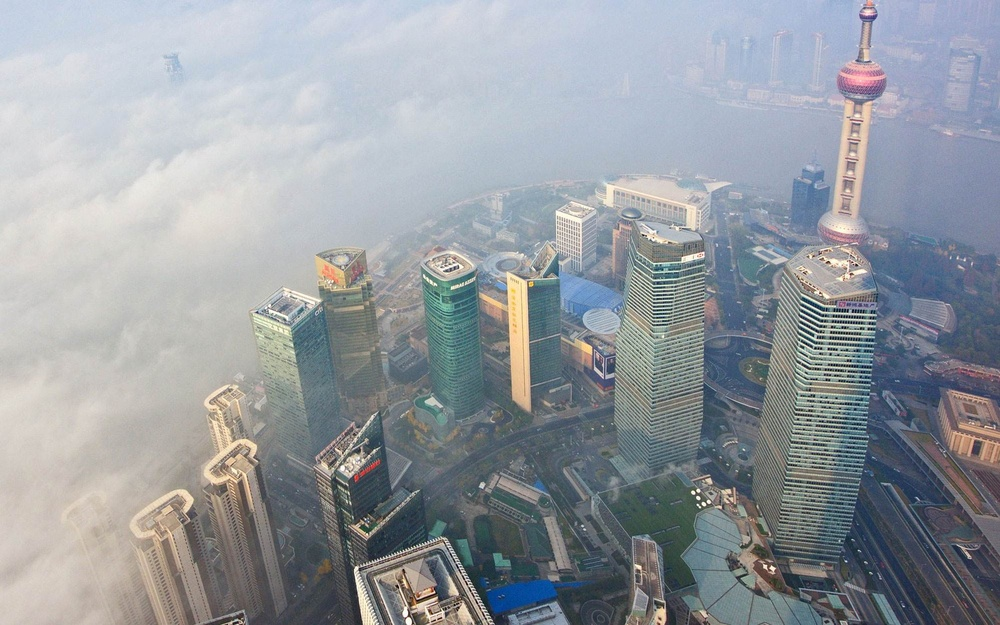
#> input picture images/shanghai.jpg, 1000 x 625 px, shrunk from 1996 x 1247 before the run
$ python 'dark _channel _defogging.py'
#> lines starting #> are read from the running program, lines starting #| are printed output that depends on the picture
'''
    author:@Liu
'''
import cv2 as cv
import numpy as np
import math
import matplotlib.pyplot as plt

image = cv.imread("./images/shanghai.jpg")
#> image is the input picture: shape (625, 1000, 3); mean B, G, R 160.3, 154.7, 149.5
m_raw, n_raw = image.shape[:2]
#> m_raw = 625; n_raw = 1000

def dark_channel_gray(mode, input):
    '''If mode is "a", the global atmospheric light intensity A can be solved.
    If mode is not "a",then the transmittance t can be solved.Here we refer
    to the two solutions defined by the dark channel.
    '''
#> called with mode = 'a'

    if mode == "a":
        gray = np.zeros((input.shape)).astype('uint8')
        for m in range(input.shape[0]):
            for n in range(input.shape[1]):
                gray[m, n, :] = min(input[m, n, :])
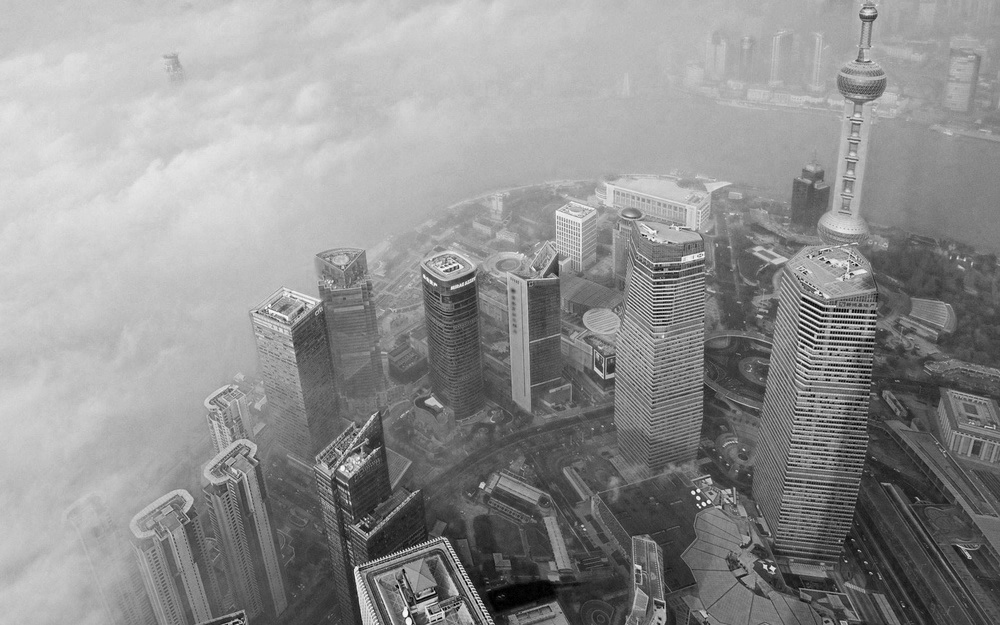
#> gray: shape (625, 1000, 3); min 0, max 255, mean 144.4
        return gray
    else:
        gray = np.zeros((input.shape)).astype('float64')
        for m in range(input.shape[0]):
            for n in range(input.shape[1]):
                gray[m, n, :] = min(input[m, n, :])
        return gray

def min_filter(input, kernel_size, stride):
#> called with kernel_size = 15, stride = 1
    input_copy = input.copy()
    m, n = input.shape[:2]
#> m = 625; n = 1000
    for i in range(0, m, stride):
        if i + kernel_size < m:
            for j in range(0, n, stride):
                if j + kernel_size < n:
                    input_copy[i + math.floor(kernel_size / 2), j + math.floor(kernel_size / 2), :] = np.min(input[i:i+kernel_size, j:j+kernel_size, :])
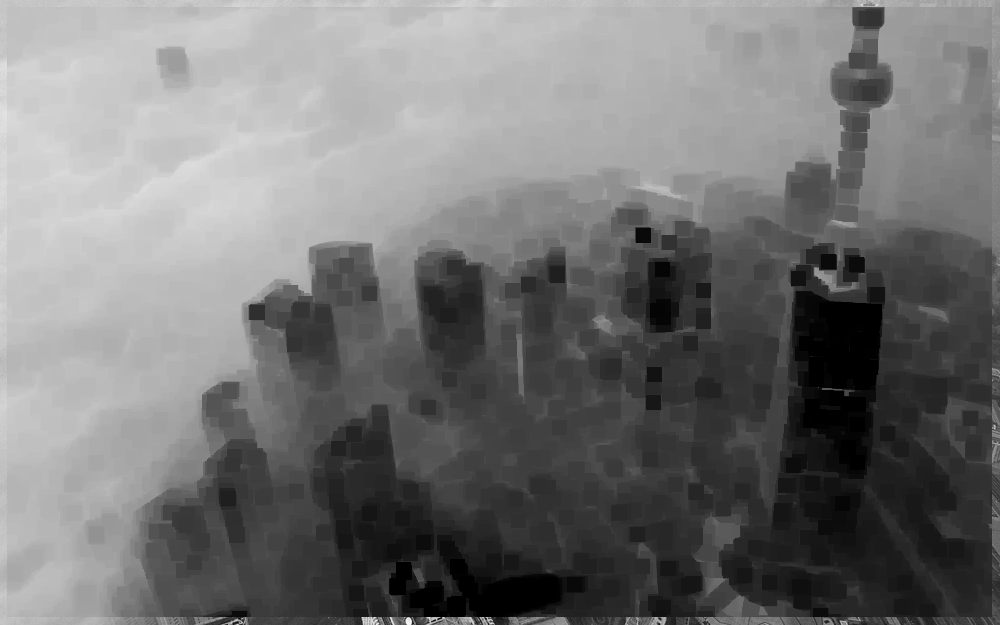
#> input_copy: shape (625, 1000, 3); min 0, max 251, mean 116.3

    return input_copy


gray = dark_channel_gray('a', image)
dark_channel = min_filter(gray, 15, 1)
pixel_num = math.floor((gray.shape[0] * gray.shape[1]) * 0.001)
#> pixel_num = 625

m_dark_c, n_dark_c = dark_channel.shape[:2]
#> m_dark_c = 625; n_dark_c = 1000
gray_hist = {}
for k in range(256):
    gray_hist.setdefault(k, 0)
for i in range(m_dark_c):
    for j in range(n_dark_c):
        gray_hist[dark_channel[i, j, 0]] += 1

s, index = 0.0, 0
gray_order = list(gray_hist.keys())
#> gray_order = 256 values from 0 to 255
gray_num = list(gray_hist.values())
for i in range(1, len(gray_num)):
    s += gray_num[-i]
    if s > pixel_num:
        index = i
        break
#> after the loop, s = 835

pixel_grate = gray_order[-index]
#> pixel_grate = 217

flag = False
A_index = []
for i in range(m_dark_c):
    for j in range(n_dark_c):
        if dark_channel[i, j, 0] >= pixel_grate:
            A_index.append([i, j])
            if len(A_index) > pixel_num:
                flag = True
                break
    if flag == True:
        break

sum_r, sum_g, sum_b = 0.0, 0.0, 0.0
for l in range(len(A_index)):
    sum_b += image[A_index[l][0], A_index[l][1], 0]
    sum_g += image[A_index[l][0], A_index[l][1], 1]
    sum_r += image[A_index[l][0], A_index[l][1], 2]
#> this loop made 626 passes
#> (sum_b, sum_g, sum_r) on passes 1 to 3: (248, 223, 221), (496, 459, 453), (724, 680, 671)
#> after the loop, sum_b = 140567; sum_g = 139505; sum_r = 139376

# solving A: global atmospheric light intensity
A_b, A_g, A_r = sum_b / len(A_index), sum_g / len(A_index), sum_r / len(A_index)
#> A_b = 224.5; A_g = 222.9; A_r = 222.6

image_A = image.copy()
image_A = image_A.astype('float64')
image_A[:, :, 0] = image_A[:, :, 0] / A_b
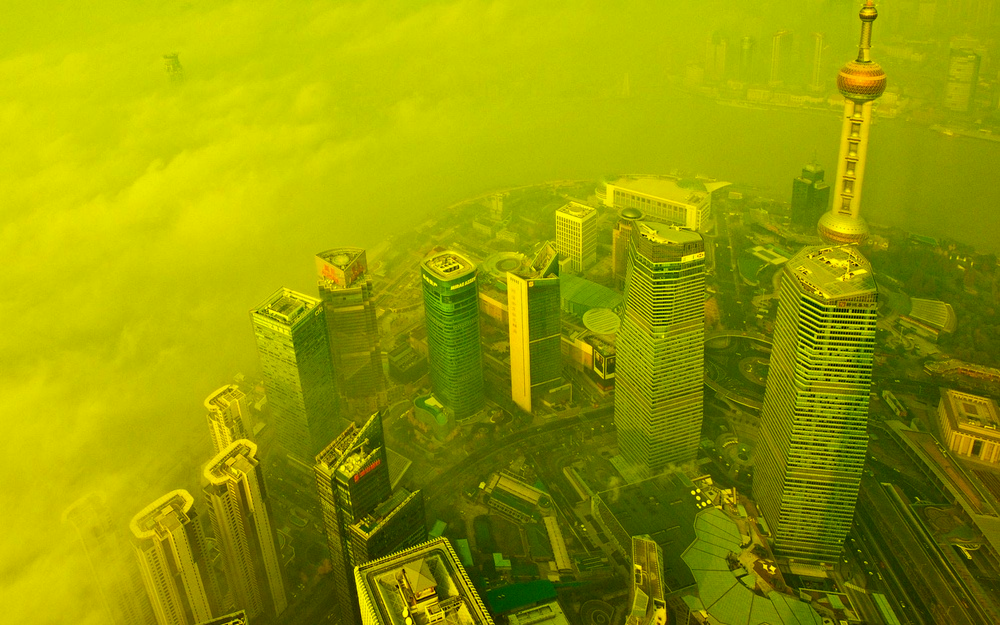
#> image_A: shape (625, 1000, 3) float64; mean B, G, R 0.7, 154.7, 149.5
image_A[:, :, 1] = image_A[:, :, 1] / A_g
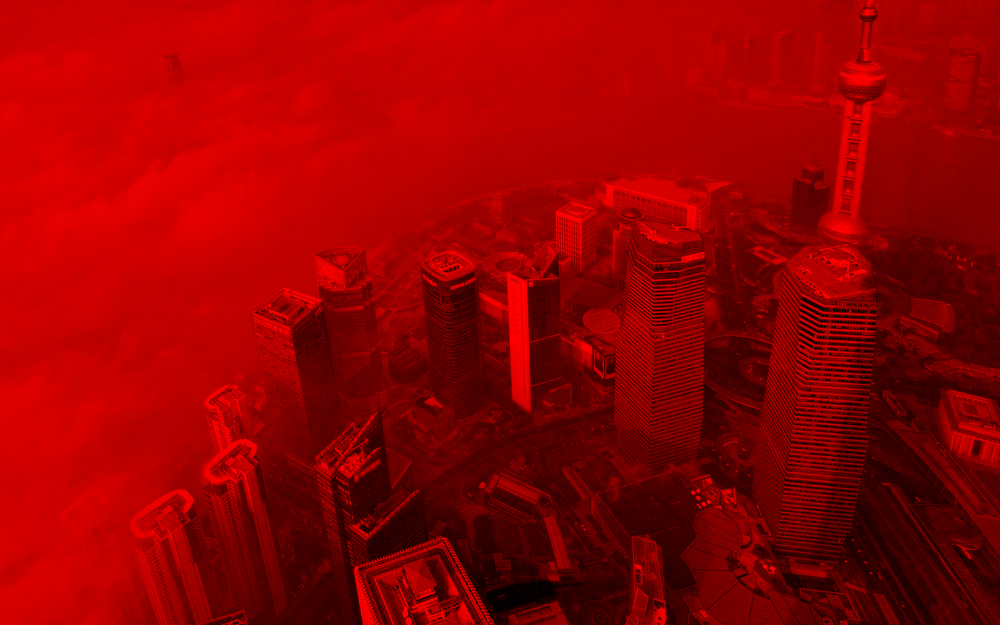
#> image_A: shape (625, 1000, 3) float64; mean B, G, R 0.7, 0.7, 149.5
image_A[:, :, 2] = image_A[:, :, 2] / A_r

gray_A = dark_channel_gray('t', image_A)
dark_channel_A = min_filter(gray_A, 15, 1)
t = 1 - 0.95 * dark_channel_A   # solving transmittance

t_temp = t * 255
t_temp = t_temp.astype('uint8')

t_guided_filter = cv.ximgproc.guidedFilter(image, t_temp, 180, 1e-6)   # guided  filter
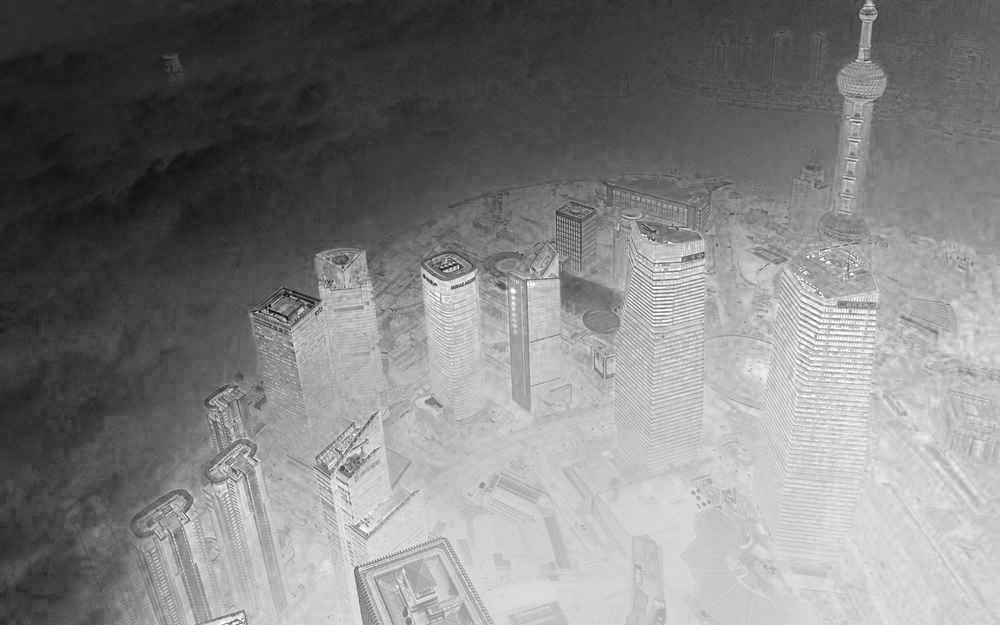
#> t_guided_filter: shape (625, 1000, 3); min 1, max 255, mean 128.3
t_guided_filter = t_guided_filter / 255.

J_image = image.copy()

for i in range(m_raw):
    for j in range(n_raw):
        J_image[i, j, 0] = (image[i, j, 0] - A_b) / max(t_guided_filter[i, j, 0], 0.1) + A_b
        J_image[i, j, 1] = (image[i, j, 1] - A_g) / max(t_guided_filter[i, j, 1], 0.1) + A_g
        J_image[i, j, 2] = (image[i, j, 2] - A_r) / max(t_guided_filter[i, j, 2], 0.1) + A_r
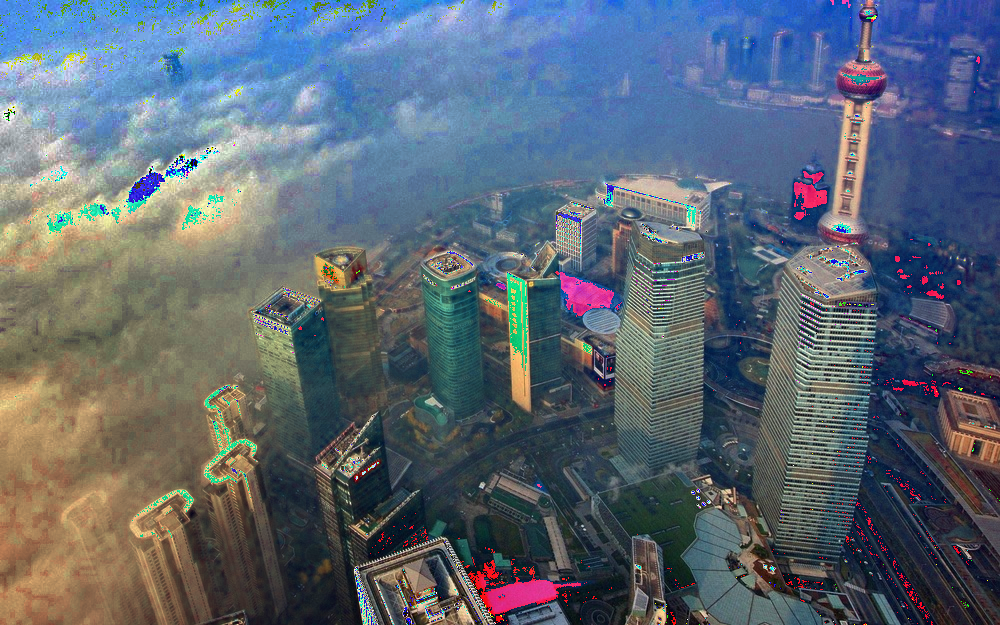
#> J_image: shape (625, 1000, 3); mean B, G, R 116.2, 103.1, 91.6

J_image = cv.blur(J_image, ksize=(3, 3))   # optional

fig = plt.figure()

ax1 = fig.add_subplot(221)
plt.imshow(image[:, :, ::-1])
plt.title('Raw Image')
plt.xticks([])
plt.yticks([])

ax2 = fig.add_subplot(222)
plt.imshow(J_image[:, :, ::-1])
plt.title('Defogging Image($\omega$=0.95)')
plt.xticks([])
plt.yticks([])

ax3 = fig.add_subplot(223)
plt.imshow(dark_channel_A)
plt.title('Dark Channel')
plt.xticks([])
plt.yticks([])

ax4 = fig.add_subplot(224)
plt.imshow(t_guided_filter)
plt.title('Coarse Transmittance Diagram')
plt.xticks([])
plt.yticks([])

plt.show()
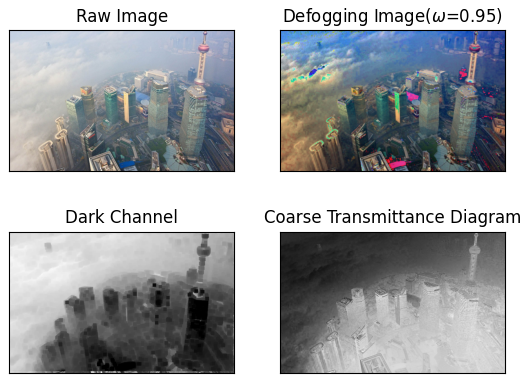
#> figure drawn by matplotlib, 4 panels
